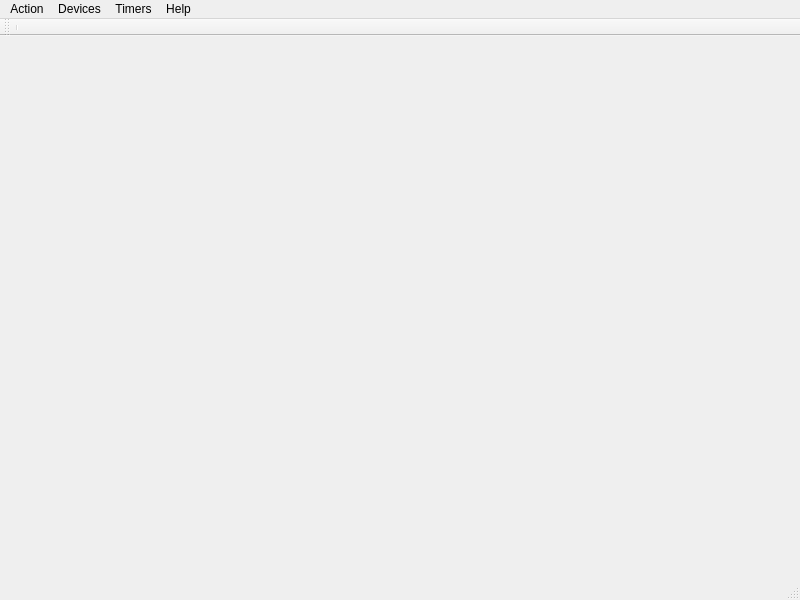
<?xml version="1.0" encoding="UTF-8"?>
<ui version="4.0">
 <class>SyntroHAServerClass</class>
 <widget class="QMainWindow" name="SyntroHAServerClass">
  <property name="geometry">
   <rect>
    <x>0</x>
    <y>0</y>
    <width>800</width>
    <height>600</height>
   </rect>
  </property>
  <property name="windowTitle">
   <string>SyntroHAServer</string>
  </property>
  <widget class="QWidget" name="centralwidget"/>
  <widget class="QMenuBar" name="menubar">
   <property name="geometry">
    <rect>
     <x>0</x>
     <y>0</y>
     <width>800</width>
     <height>21</height>
    </rect>
   </property>
   <widget class="QMenu" name="menuAction">
    <property name="title">
     <string>Action</string>
    </property>
    <addaction name="actionBasicSetup"/>
    <addaction name="actionSerialPort"/>
    <addaction name="separator"/>
    <addaction name="actionExit"/>
   </widget>
   <widget class="QMenu" name="menuHelp">
    <property name="title">
     <string>Help</string>
    </property>
    <addaction name="actionAbout"/>
   </widget>
   <widget class="QMenu" name="menuDevices">
    <property name="title">
     <string>Devices</string>
    </property>
    <addaction name="actionAddDevice"/>
    <addaction name="actionEditDevice"/>
    <addaction name="actionRemoveDevice"/>
   </widget>
   <widget class="QMenu" name="menuTimers">
    <property name="title">
     <string>Timers</string>
    </property>
    <addaction name="actionAddTimer"/>
    <addaction name="actionEditTimer"/>
    <addaction name="actionRemoveTimer"/>
   </widget>
   <addaction name="menuAction"/>
   <addaction name="menuDevices"/>
   <addaction name="menuTimers"/>
   <addaction name="menuHelp"/>
  </widget>
  <widget class="QStatusBar" name="statusbar"/>
  <widget class="QToolBar" name="mainToolBar">
   <property name="windowTitle">
    <string>toolBar</string>
   </property>
   <attribute name="toolBarArea">
    <enum>TopToolBarArea</enum>
   </attribute>
   <attribute name="toolBarBreak">
    <bool>false</bool>
   </attribute>
   <addaction name="separator"/>
  </widget>
  <action name="actionExit">
   <property name="text">
    <string>Exit</string>
   </property>
  </action>
  <action name="actionParameters">
   <property name="text">
    <string>Parameters ...</string>
   </property>
  </action>
  <action name="actionBasicSetup">
   <property name="text">
    <string>Basic Setup</string>
   </property>
  </action>
  <action name="actionAbout">
   <property name="text">
    <string>About</string>
   </property>
  </action>
  <action name="actionAddDevice">
   <property name="text">
    <string>Add Device</string>
   </property>
  </action>
  <action name="actionRemoveDevice">
   <property name="text">
    <string>Remove Device</string>
   </property>
  </action>
  <action name="actionAddTimer">
   <property name="text">
    <string>Add Timer</string>
   </property>
  </action>
  <action name="actionRemoveTimer">
   <property name="text">
    <string>Remove Timer</string>
   </property>
  </action>
  <action name="actionEditDevice">
   <property name="text">
    <string>Edit Device</string>
   </property>
  </action>
  <action name="actionEditTimer">
   <property name="text">
    <string>Edit Timer</string>
   </property>
  </action>
  <action name="actionSerialPort">
   <property name="text">
    <string>Serial port</string>
   </property>
  </action>
 </widget>
 <resources/>
 <connections/>
</ui>
